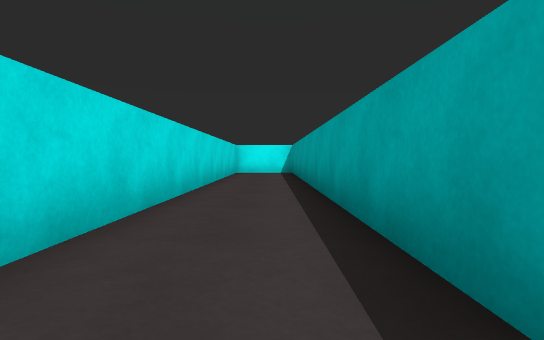
view 1 (above)

16 first-person views from a walk through a Unity game level. The camera is 0.51 m above the floor, tilts 2° down and sees 80° across. The floor is counted in squares, 1 m on a side. Each view is taken from the middle of a square. On the plan, view 1 faces up. The plan holds only what a view shows up to about 9 squares ahead; the rest is blank. The place goes on beyond the plan.

view 2
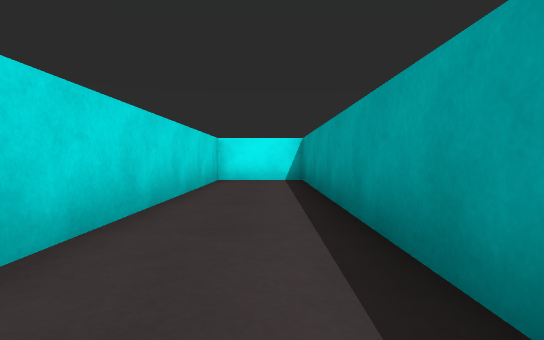

view 3
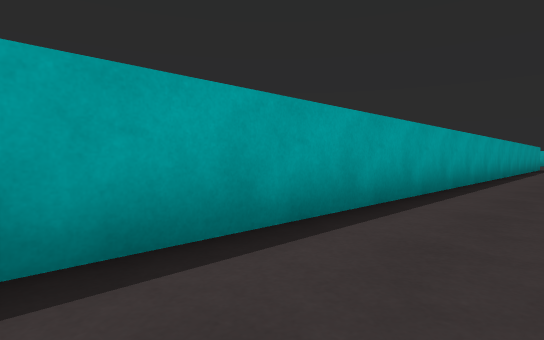

view 4
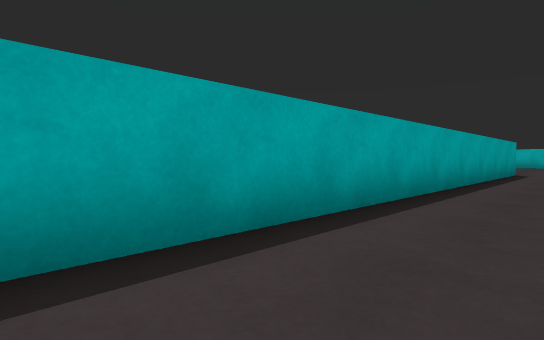

view 5
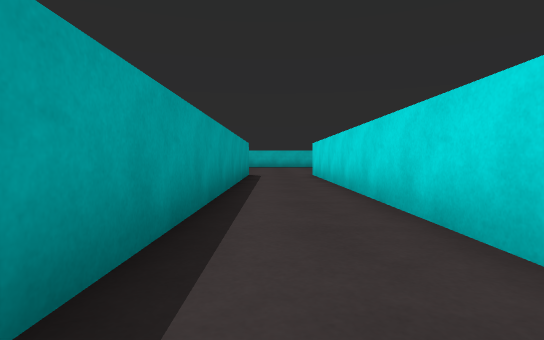

view 6
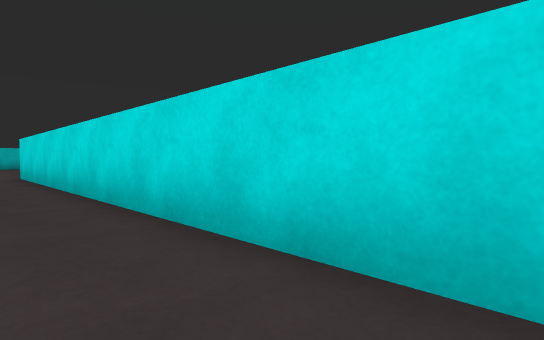

view 7
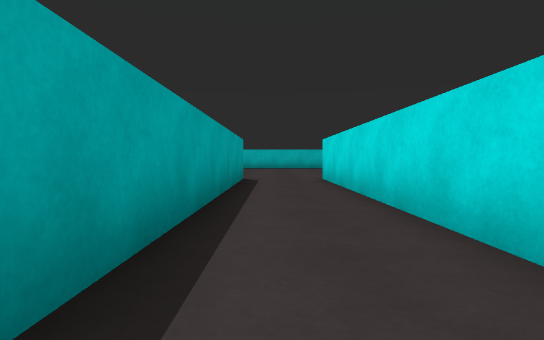

view 8
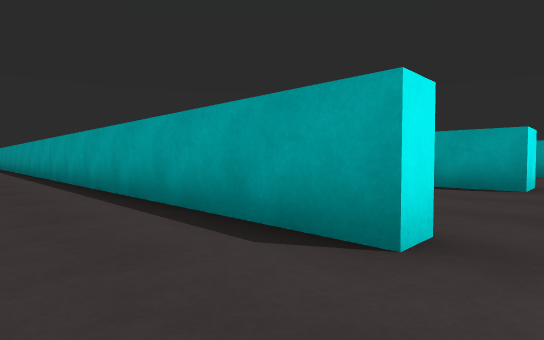

view 9
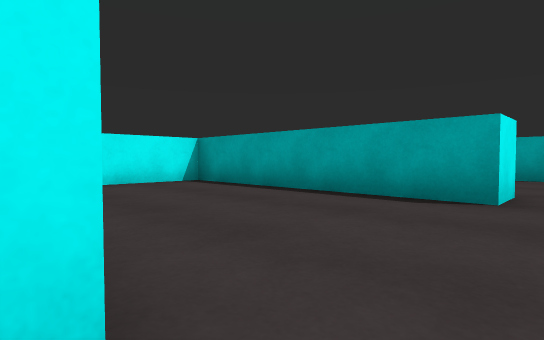

view 10
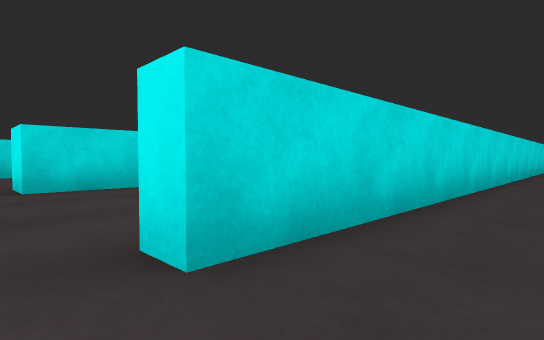

view 11
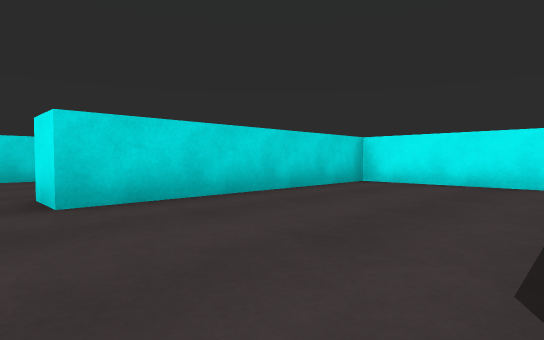

view 12
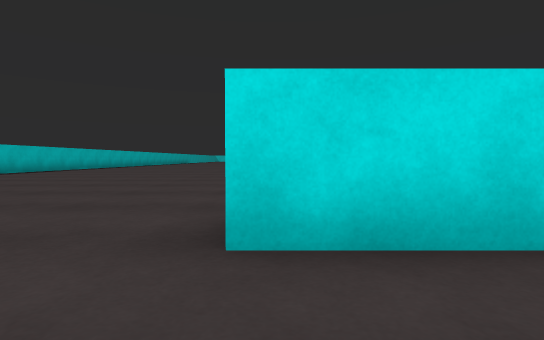

view 13
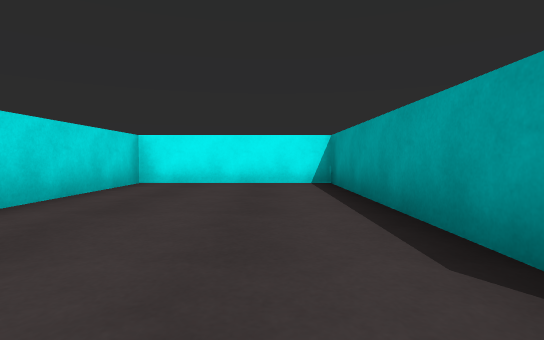

view 14
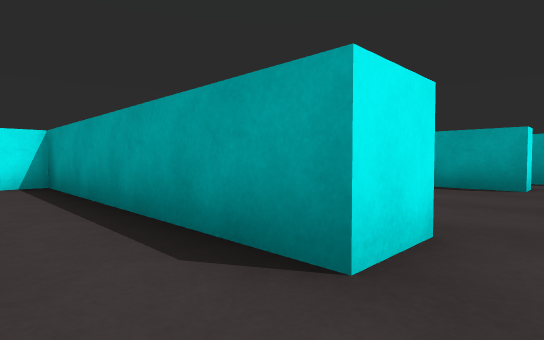

view 15
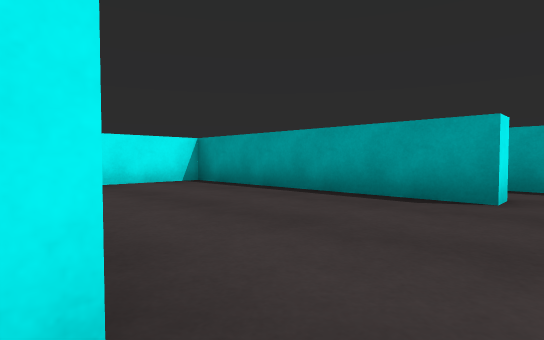

view 16
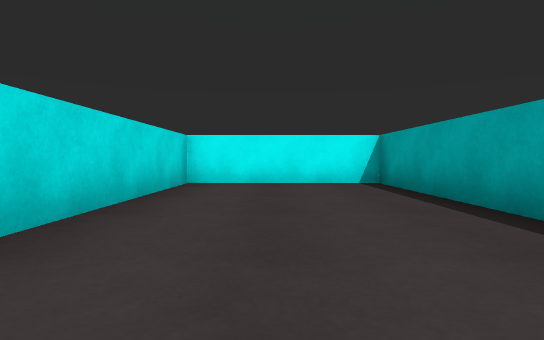

### Floor plan
Points are (right, up) in squares from view 1. A wall is a line through its corners. A room is listed if a view was taken in it or the views show most of it. See-through windows are left out.
Room 1 (views 1, 2, 3, 4, 5, 6, 7, 8, 9, 10, 11)
walls: (-1.3, -3.5) (-1.3, -14.3) (-1.9, -14.3); (1.2, -14.3) (0.7, -14.3) (0.7, 11.7) (-1.3, 11.7) (-1.3, 1.5)
ways out: opening at (-2, -15) to room 2; opening at (1, -15) to room 3
Room 2 (view 12)
walls: (-2.5, -8.3) (-5.8, -8.3) (-5.8, -14.3) (-6.9, -14.3)
ways out: opening at (-2, -15) to room 1; opening at (-6, -15)
Room 3 (views 13, 14)
walls: (5.2, -14.3) (5.2, -8.3) (1.2, -8.3) (1.2, -11.8)
ways out: opening at (1, -15) to room 1; opening at (6, -15) to room 4
Room 4 (views 15, 16)
walls: (6.2, -14.3) (5.2, -14.3); (10.2, -14.3) (10.2, -8.3) (6.2, -8.3) (6.2, -13)
ways out: opening at (6, -15) to room 3; opening at (10, -15)

Positions as (right, up) in squares from view 1, and headings:
1: (0, 0), facing up
2: (0, 4), facing up
3: (-1, 4), facing down-right
4: (-1, -2), facing down-right
5: (0, -4), facing down
6: (0, -4), facing down-left
7: (0, -6), facing down
8: (-1, -15), facing up-right
9: (1, -15), facing up-right
10: (0, -15), facing up-left
11: (-2, -15), facing up-left
12: (-4, -14), facing left
13: (4, -15), facing up
14: (4, -15), facing up-right
15: (6, -15), facing up-right
16: (8, -15), facing up
